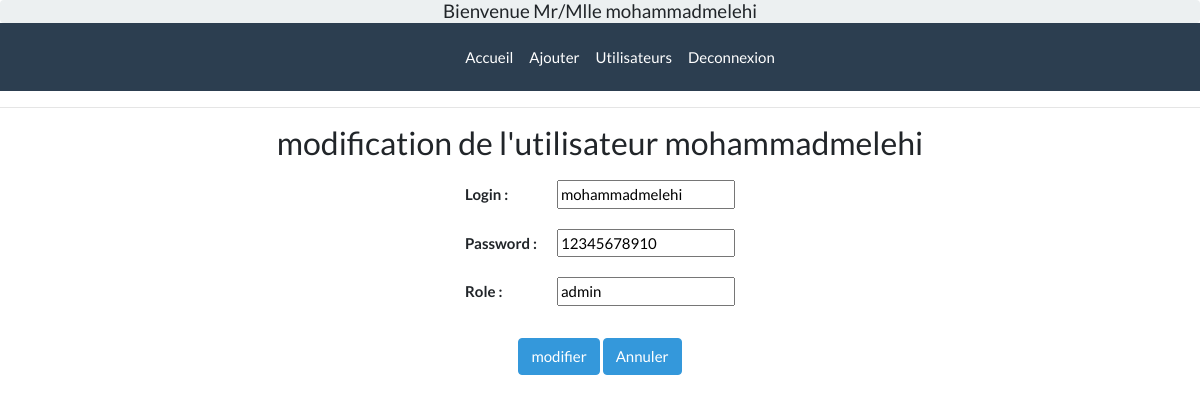
Page /e-com-app/devoir/updateUser.php?id=1 (signed in) on the committed database.
### tables this page shows
CREATE TABLE `user` (
  `iduser` int(11) NOT NULL,
  `login` varchar(30) NOT NULL,
  `password` varchar(20) NOT NULL,
  `role` varchar(20) NOT NULL
);

### e-com-app/devoir/updateUser.php (the view, shortened to what this page needs)
<?php
$id=$_GET["id"];
$connect = mysqli_connect('localhost','root','','devoir0') or die("Erreur
deconnexion auserveur.");
$result = mysqli_query($connect, "SELECT login, password , role from user where iduser =  $id ");
$row = mysqli_fetch_array($result);
 ?>
<!DOCTYPE html>
<html>
<head>
	<link rel="stylesheet" type="text/css" href="https://bootswatch.com/4/flatly/bootstrap.min.css">
</head>
<body bgcolor="bluefff">
	 <?php
			if($_SESSION)
			echo '<h5 class=" alert alert-light mb-0 text-center p-0" >Bienvenue Mr/Mlle '.$_SESSION["login"].'</h5>';
	 	?>
	<nav class="navbar navbar-expand-lg navbar-dark bg-primary p-0">
	 	<dir class="mx-auto">
	    <ul class="navbar-nav mr-auto">
	      <li class="nav-item ">
	        <a class="nav-link" href="index.php">Accueil</a>
	      </li>
	      <?php
	if($_SESSION){
	echo '<li class="nav-item"><a class="nav-link" href="ajouter.php">Ajouter</a></li>';
	if($_SESSION["role"] == "admin")
	echo '  <li class="nav-item"><a class="nav-link" href="users.php">Utilisateurs</a></li>';
	echo '  <li class="nav-item"><a class="nav-link" href="logout.php">Deconnexion</a></li>
	</ul>
	</dir>
	</nav>';
	}
	else
		echo '<li class="nav-item"><a class="nav-link" href="connexion.php">Connexion</a></li>
	</ul>
	</dir>
	</nav>';
	 ?>
<hr>
<center>
	<div id="formedit" >
	<h3>modification de l'utilisateur <?php echo $row['login']; ?></h3>
<form action="updateU.php?id=<?php echo $id ?>" method="post">
<table   cellpadding="10" >
	<tr>
    <th>Login :</th>
    <th><input type="text" name="i_login" placeholder="entrez le login" value="<?php echo $row['login']?>"></th>
  </tr>
  <tr>
    <th>Password :</th>
    <th><input type="text" name="i_password" placeholder="entrez le password" value="<?php echo $row['password']?>"></th>
  </tr>
  <tr>
    <th>Role :</th>
    <th><input type="text" name="i_role" placeholder="entrez le role" value="<?php echo $row['role']?>"></th>
  </tr>
</table>
<br>
<input class ="btn btn-info " type="submit" value="modifier"  >
<a class ="btn btn-info " href="users.php">Annuler</a>
</form>
</div>
<br><br>
</center>
</body>
</html>

### rows in the picture
user: login "mohammadmelehi", i_login "mohammadmelehi", i_password "12345678910", i_role "admin"

### other values in the picture
$_SESSION["login"] "mohammadmelehi"
